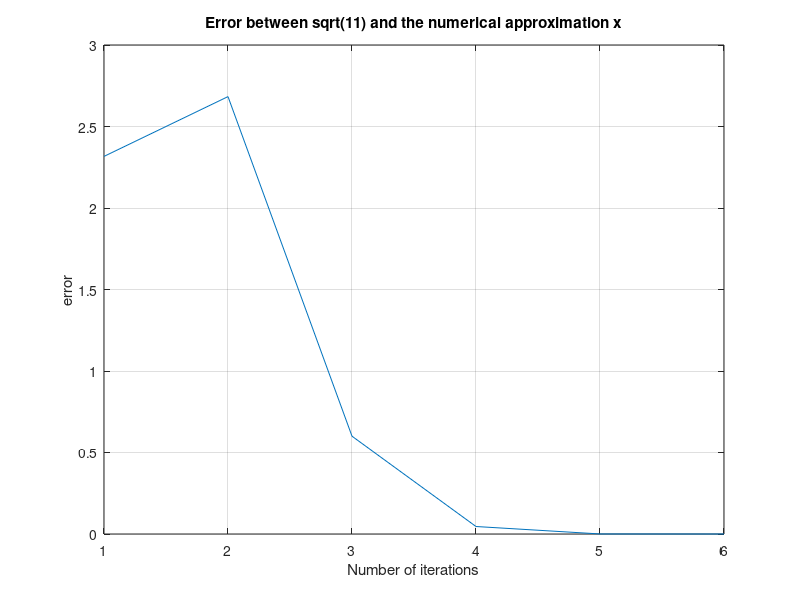

Recreate this plot in MATLAB.
% Value of a
a = 11;
n=0;
% First guess for the square root of  a
x(1) = 1;
i = 1;
% If the error is greater than 10^-4, continue iterating
while  abs (x (i) - sqrt (11) )  >=  10^-4
   		 i = i + 1;
         n=n+1
   		 x ( i ) = 1/2 * (x (i-1) + a / x (i-1));
end
% Show the result
n
x ( end)
plot ( abs ( x-sqrt(11) ) )
grid on
title('Error between sqrt(11) and the numerical approximation x')
xlabel('Number of iterations')
ylabel('error')



